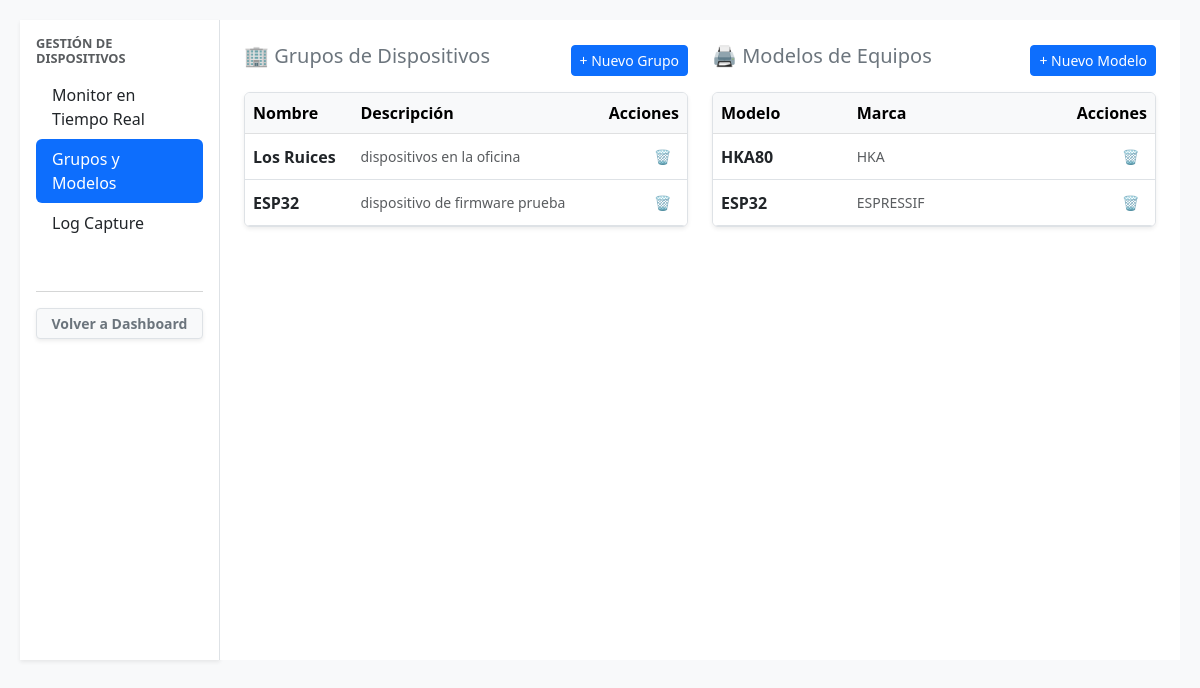
Page /grupos-modelos/ (signed in) on the earlier database version.
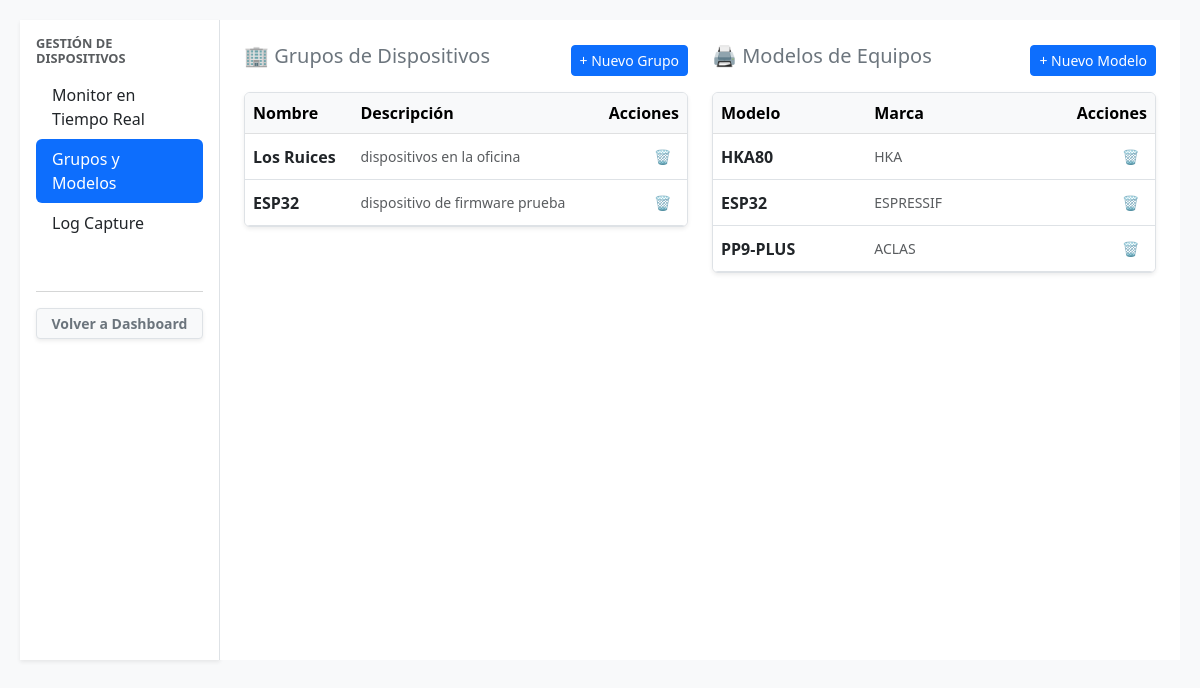
Same page on the later database version.
### impresoras/models.py (models this page shows, shortened)
class Grupo(models.Model):
    nombre = models.CharField(max_length=100)
    descripcion = models.TextField(blank=True, null=True)

class ModeloEquipo(models.Model):
    nombre = models.CharField(max_length=100, unique=True)
    marca = models.CharField(max_length=100, blank=True, null=True)

### impresoras/views.py (the view, shortened to what this page needs)
# urls.py: path('grupos-modelos/', grupos_modelos, name='grupos_modelos'),
@login_required
def grupos_modelos(request):
    grupos = Grupo.objects.all()
    modelos = ModeloEquipo.objects.all()
    return render(request, 'grupos_modelos.html', {
        'grupos': grupos,
        'modelos': modelos
    })

### templates/grupos_modelos.html (shortened to what this page needs)
{% extends 'dispositivos_base.html' %}
{% block dispositivos_content %}
<div class="p-4">
    <div class="row">
        <div class="col-md-6">
            <div class="d-flex justify-content-between align-items-center mb-3">
                <h5 class="text-secondary">🏢 Grupos de Dispositivos</h5>
                <button class="btn btn-sm btn-primary" data-bs-toggle="modal" data-bs-target="#modalNuevoGrupo">+ Nuevo Grupo</button>
            </div>
            <div class="table-responsive shadow-sm border rounded bg-white">
                <table class="table table-hover mb-0 align-middle">
                    <thead class="table-light">
                        <tr>
                            <th>Nombre</th>
                            <th>Descripción</th>
                            <th class="text-end">Acciones</th>
                        </tr>
                    </thead>
                    <tbody>
                        {% for grupo in grupos %}
                        <tr>
                            <td><strong>{{ grupo.nombre }}</strong></td>
                            <td class="text-muted small">{{ grupo.descripcion|default:"-" }}</td>
                            <td class="text-end">
                                <form method="POST" action="{% url 'eliminar_grupo' grupo.id %}" onsubmit="return confirm('¿Seguro que deseas eliminar este grupo?');">
                                    <button type="submit" class="btn btn-sm btn-outline-danger border-0">🗑️</button>
                                </form>
                            </td>
                        </tr>
                        {% empty %}
                        <tr><td colspan="3" class="text-center text-muted py-3">No hay grupos registrados.</td></tr>
                        {% endfor %}
                    </tbody>
                </table>
            </div>
        </div>
        <div class="col-md-6">
            <div class="d-flex justify-content-between align-items-center mb-3">
                <h5 class="text-secondary">🖨️ Modelos de Equipos</h5>
                <button class="btn btn-sm btn-primary" data-bs-toggle="modal" data-bs-target="#modalNuevoModelo">+ Nuevo Modelo</button>
            </div>
            <div class="table-responsive shadow-sm border rounded bg-white">
                <table class="table table-hover mb-0 align-middle">
                    <thead class="table-light">
                        <tr>
                            <th>Modelo</th>
                            <th>Marca</th>
                            <th class="text-end">Acciones</th>
                        </tr>
                    </thead>
                    <tbody>
                        {% for modelo in modelos %}
                        <tr>
                            <td><strong>{{ modelo.nombre }}</strong></td>
                            <td class="text-muted small">{{ modelo.marca|default:"-" }}</td>
                            <td class="text-end">
                                <form method="POST" action="{% url 'eliminar_modelo' modelo.id %}" onsubmit="return confirm('¿Seguro que deseas eliminar este modelo?');">
                                    <button type="submit" class="btn btn-sm btn-outline-danger border-0">🗑️</button>
                                </form>
                            </td>
                        </tr>
                        {% empty %}
                        <tr><td colspan="3" class="text-center text-muted py-3">No hay modelos registrados.</td></tr>
                        {% endfor %}
                    </tbody>
                </table>
            </div>
        </div>
    </div>
</div>
{% endblock %}

Differences in the rows shown:
added ModeloEquipo: nombre "PP9-PLUS", marca "ACLAS"
